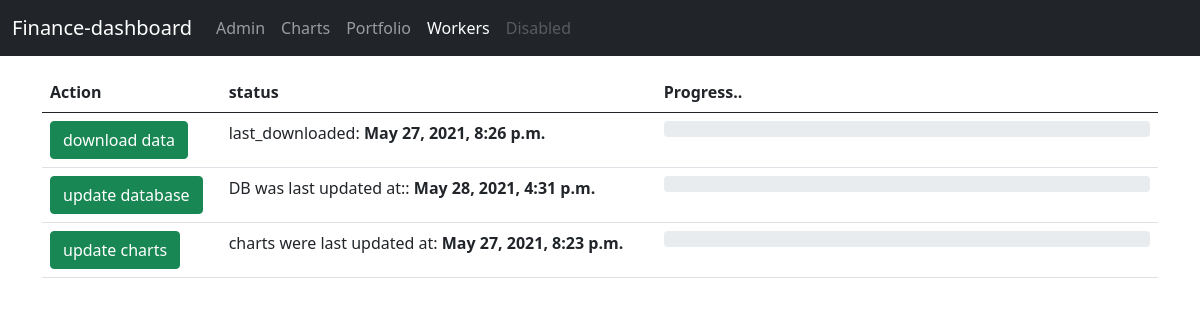
The app's page /charts/workers, older data.
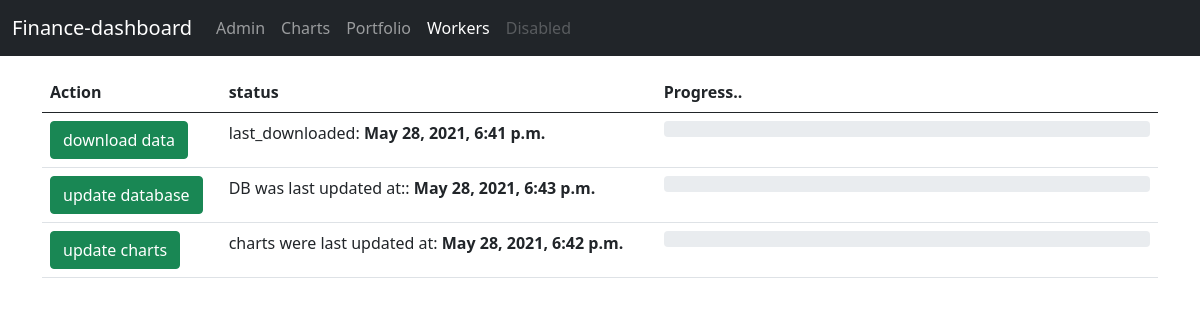
The same page, newer data.
### worker/models.py (models this page shows)
class worker_tracker(models.Model):
    id = models.IntegerField(primary_key=True)
    instance = models.CharField(max_length=100)
    started_at = models.DateTimeField(auto_now=True)
    running_status = models.BooleanField()

### charts/views.py (the view)
# urls.py: path('workers', views.workers, name='workers'),
def workers(request):
    context = {}
    data = {}
    trackers = worker_tracker.objects.all()
    for idx, tracker in enumerate(trackers):
        data[idx] = tracker
    context['data'] = data
    return render(request, 'charts/workers.html', context)

### templates/charts/workers.html (shortened to what this page needs)
{% include 'charts/nav.html' %}
<div class="container">
    <table class="table">
        <thead>
            <tr>
                <th>Action</th>
                <th>status</th>
                <th>Progress..</th>
            </tr>
        </thead>
        <tbody>
           <tr>
            <td>
                {% if data.0.running_status == 1 %}
                <button id="get_data" class="btn btn-success">download in progress</button>
                {% else %}
                <button id="get_data" class="btn btn-success">download data</button>
                {% endif %}
            </td>
            <td><span id="download_text">last_downloaded:
                {% with last_downloaded=data.0.started_at %}
                <span style="font-weight: 700;">{{last_downloaded}}</span>
                {% endwith %}
            </span></td>
               <td style="width: 45%;" >
                <div class="progress">
                  </div>
               </td>
           </tr>
           <tr>
            <td>{% if data.1.running_status == 1 %}
                <button id="update_data" class="btn btn-success">db update in progress</button>
                {% else %}
                <button id="update_data" class="btn btn-success">update database</button>
                {% endif %}
            </td>
            <td><span id="update_text">DB was last updated at::
                {% with last_updated=data.1.started_at %}
                <span style="font-weight: 700;">{{last_updated}}</span>
                {% endwith %}
            </span></td>
            <td style="width: 45%;" >
             <div class="progress">
               </div>
            </td>
        </tr>
        <tr>
            <td>
                {% if data.1.running_status == 1 %}
                <button id="update_charts" class="btn btn-success">charts update in progress</button>
                {% else %}
                <button id="update_charts" class="btn btn-success">update charts</button>
                {% endif %}
            </td>
            <td>
                <span id="charts_text">charts were last updated at:
                {% with last_updated_charts=data.2.started_at %}
                <span style="font-weight: 700;">{{last_updated_charts}}</span>
                {% endwith %}
            </span>
            </td>
            <td style="width: 45%;" >
             <div class="progress">
               </div>
            </td>
        </tr>
        </tbody>
    </table>
</div>
</body>
</html>

### templates/charts/nav.html (shortened to what this page needs)
<!DOCTYPE html>
<html lang="en">
<head>
  <link href="https://cdn.jsdelivr.net/npm/bootstrap@5.0.1/dist/css/bootstrap.min.css" rel="stylesheet"
 />
  <link rel="stylesheet" type="text/css" href="https://cdn.datatables.net/1.10.24/css/jquery.dataTables.css">
  <link rel="stylesheet" href="https://cdn.datatables.net/responsive/2.2.7/css/responsive.dataTables.min.css">
  </head>
{% load static %}
<link rel="stylesheet" href="{% static 'style.css' %}">
<body>
    {% block nav %}
  <nav class="navbar navbar-expand-sm navbar-dark bg-dark">
    <div class="container-fluid">
      <a class="navbar-brand" href="#">Finance-dashboard</a>
      <div class="collapse navbar-collapse" id="navbarNav">
        <ul class="navbar-nav">
          {% with url_name=request.resolver_match.url_name %}
          <li class="nav-item">
            <a class="nav-link {% if url_name == 'admin' %} active {% endif %}" aria-current="page" href="{% url 'admin:index' %}">Admin</a>
          </li>
          <li class="nav-item">
            <a class="nav-link {% if url_name == 'charts' %} active {% endif %}" href="{% url 'charts' %}">Charts</a>
          </li>
          <li class="nav-item">
            <a class="nav-link" href="#">Portfolio</a>
          </li>
          <li class="nav-item">
            <a class="nav-link {% if url_name == 'workers' %}active{% endif %}" href="{% url 'workers' %}">Workers</a>
          </li>
          <li class="nav-item">
            <a class="nav-link disabled" href="#" tabindex="-1" aria-disabled="true">Disabled</a>
          </li>
          </ul>
          {% endwith %}
      </div>
    </div>
  </nav>
  {% endblock %}

Row changes from the older to the newer data that the page shows:
changed worker_tracker: started_at "May 27, 2021, 8:26 p.m." → "May 28, 2021, 6:41 p.m."
changed worker_tracker: started_at "May 28, 2021, 4:31 p.m." → "May 28, 2021, 6:43 p.m."
changed worker_tracker: started_at "May 27, 2021, 8:23 p.m." → "May 28, 2021, 6:42 p.m."
